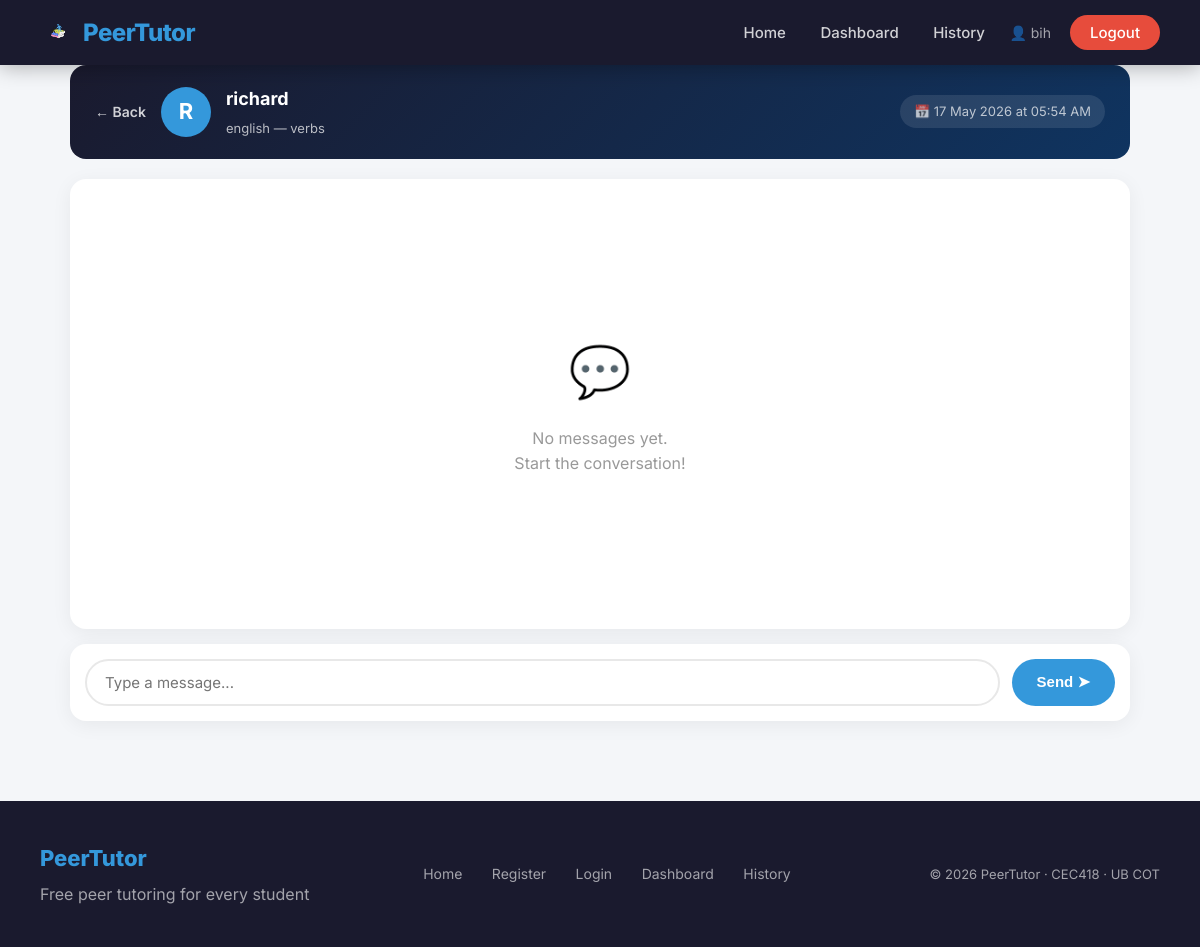
The app's page /chat/1 (signed in) with its own data.
### app/models.py (models this page shows, shortened)
class User(db.Model, UserMixin):
    id = db.Column(db.Integer, primary_key=True)
    full_name = db.Column(db.String(100), nullable=False)
    email = db.Column(db.String(120), unique=True,
                      nullable=False)
    password = db.Column(db.String(200), nullable=False)
    role = db.Column(db.String(10), nullable=False)
    created_at = db.Column(db.DateTime,
                           default=datetime.utcnow)
    requests = db.relationship(
        "TutoringRequest",
        foreign_keys="TutoringRequest.student_id",
        backref="student",
        lazy=True
    )
    sessions = db.relationship(
        "Session",
        foreign_keys="Session.tutor_id",
        backref="tutor",
        lazy=True
    )

class TutoringRequest(db.Model):
    id = db.Column(db.Integer, primary_key=True)
    subject = db.Column(db.String(100), nullable=False)
    topic = db.Column(db.String(200), nullable=False)
    description = db.Column(db.Text, nullable=True)
    status = db.Column(db.String(20), default="open")
    created_at = db.Column(db.DateTime,
                           default=datetime.utcnow)
    student_id = db.Column(
        db.Integer,
        db.ForeignKey("user.id"),
        nullable=False
    )

class Session(db.Model):
    id = db.Column(db.Integer, primary_key=True)
    scheduled_time = db.Column(db.DateTime, nullable=False)
    status = db.Column(db.String(20), default="upcoming")
    request_id = db.Column(
        db.Integer,
        db.ForeignKey("tutoring_request.id"),
        nullable=False
    )
    tutor_id = db.Column(
        db.Integer,
        db.ForeignKey("user.id"),
        nullable=False
    )
    created_at = db.Column(db.DateTime,
                           default=datetime.utcnow)
    messages = db.relationship(
        "Message",
        backref="session",
        lazy=True
    )

### app/routes.py (the view, shortened to what this page needs)
@main.route("/chat/<int:session_id>",
            methods=["GET", "POST"])
@login_required
def chat(session_id):
    session = Session.query.get_or_404(session_id)
    tutoring_request = TutoringRequest.query.get(
        session.request_id)
    if (current_user.id != session.tutor_id and
            current_user.id != tutoring_request.student_id):
        flash("You are not allowed in this chat.", "danger")
        return redirect(url_for("main.dashboard"))
    messages = Message.query.filter_by(
        session_id=session_id).order_by(
        Message.timestamp.asc()).all()
    other_user = (
        tutoring_request.student
        if current_user.id == session.tutor_id
        else session.tutor
    )
    return render_template(
        "chat.html",
        session=session,
        messages=messages,
        tutoring_request=tutoring_request,
        other_user=other_user
    )

### app/models.py (called while the page is built)
@login_manager.user_loader
def load_user(user_id):
    return User.query.get(int(user_id))

### app/templates/chat.html (shortened to what this page needs)
{% extends "base.html" %}
{% block styles %}
<link rel="stylesheet"
    href="{{ url_for('static', filename='css/chat.css') }}">
{% endblock %}
{% block content %}
<div class="container">
    <div class="chat-header">
        <a href="/dashboard" class="back-btn">← Back</a>
        <div class="chat-header-info">
            <div class="chat-avatar">
                {{ other_user.full_name[0].upper() }}
            </div>
            <div>
                <h3>{{ other_user.full_name }}</h3>
                <p>{{ tutoring_request.subject }} —
                    {{ tutoring_request.topic }}</p>
            </div>
        </div>
        <div class="session-time">
            📅 {{ session.scheduled_time.strftime(
                '%d %b %Y at %I:%M %p') }}
        </div>
    </div>
    <div class="chat-box" id="chat-box">
        {% if messages %}
            {% for msg in messages %}
            <div class="message
                {% if msg.sender_id == current_user.id %}
                    sent
                {% else %}
                    received
                {% endif %}">
                <div class="message-bubble">
                    {{ msg.content }}
                </div>
                <div class="message-time">
                    {{ msg.timestamp.strftime('%I:%M %p') }}
                    {% if msg.sender_id != current_user.id %}
                    · {{ msg.sender.full_name }}
                    {% endif %}
                </div>
            </div>
            {% endfor %}
        {% else %}
            <div class="no-messages">
                <div style="font-size: 50px;
                    margin-bottom: 15px;">💬</div>
                <p>No messages yet.</p>
                <p>Start the conversation!</p>
            </div>
        {% endif %}
    </div>
    <form method="POST" class="chat-input-form">
        <input
            type="text"
            name="content"
            placeholder="Type a message..."
            autocomplete="off"
            required>
        <button type="submit" class="send-btn">
            Send ➤
        </button>
    </form>
</div>
{% endblock %}

### app/templates/base.html (shortened to what this page needs)
<!DOCTYPE html>
<html lang="en">
<head>
    <link rel="stylesheet"
        href="{{ url_for('static', filename='css/base.css') }}">
    {% block styles %}{% endblock %}
</head>
<body>
    <nav>
        <a href="/" class="logo">
            <img src="{{ url_for('static',
                filename='images/logo.png') }}"
                alt="PeerTutor Logo"
                style="width: 35px; height: 35px;
                object-fit: contain;">
            PeerTutor
        </a>
        <div class="nav-links">
            <a href="/">Home</a>
            {% if current_user.is_authenticated %}
                {% if current_user.role == "admin" %}
                    <a href="/admin">Dashboard</a>
                {% else %}
                    <a href="/dashboard">Dashboard</a>
                    <a href="/history">History</a>
                {% endif %}
                <span style="color: rgba(255,255,255,0.6);
                    margin-left: 20px; font-size: 14px;">
                    👤 {{ current_user.full_name }}
                </span>
                <a href="/logout" class="btn-nav"
                style="background: #e74c3c;">
                    Logout
                </a>
            {% endif %}
        </div>
    </nav>
    {% block content %}{% endblock %}
    <footer>
        <div>
            <div class="footer-logo">PeerTutor</div>
            <div>Free peer tutoring for every student</div>
        </div>
        <div class="footer-links">
            <a href="/">Home</a>
            <a href="/register">Register</a>
            <a href="/login">Login</a>
            <a href="/dashboard">Dashboard</a>
            <a href="/history">History</a>
        </div>
        <div class="footer-copy">
            © 2026 PeerTutor · CEC418 · UB COT
        </div>
    </footer>
</body>
</html>

### app/static/css/base.css (style rules this page uses)
* { margin: 0; padding: 0; box-sizing: border-box; }
body { font-family: 'Inter', Arial, sans-serif; background-color: #f4f6f9; color: #333; line-height: 1.6; }
nav { background-color: #1a1a2e; padding: 15px 40px; display: flex; justify-content: space-between; align-items: center; position: sticky; top: 0; z-index: 1000; box-shadow: 0 2px 20px rgba(0,0,0,0.3); }
nav .logo { color: #3498db; font-size: 24px; font-weight: 800; text-decoration: none; letter-spacing: -0.5px; display: flex; flex-direction: row; align-items: center; gap: 8px; line-height: 1; }
nav .nav-links a { color: rgba(255,255,255,0.8); text-decoration: none; margin-left: 30px; font-size: 15px; font-weight: 500; transition: color 0.3s ease; }
nav .nav-links .btn-nav { background: #3498db; color: white; padding: 8px 20px; border-radius: 50px; margin-left: 15px; }
.container { max-width: 1100px; margin: 0 auto; padding: 0 20px; }
footer { background: #1a1a2e; color: rgba(255,255,255,0.6); padding: 40px; margin-top: 80px; display: flex; justify-content: space-between; align-items: center; flex-wrap: wrap; gap: 20px; }
footer .footer-logo { color: #3498db; font-size: 22px; font-weight: 800; margin-bottom: 6px; }
footer .footer-links a { color: rgba(255,255,255,0.6); text-decoration: none; margin-right: 25px; font-size: 14px; transition: color 0.3s ease; }
footer .footer-copy { font-size: 13px; }

### app/static/css/chat.css (style rules this page uses)
.chat-header { background: linear-gradient(135deg, #1a1a2e 0%, #0f3460 100%); color: white; padding: 20px 25px; border-radius: 16px; margin-bottom: 20px; display: flex; align-items: center; justify-content: space-between; gap: 15px; }
.chat-header-info { display: flex; align-items: center; gap: 15px; flex: 1; }
.chat-avatar { width: 50px; height: 50px; border-radius: 50%; background: #3498db; display: flex; align-items: center; justify-content: center; font-size: 22px; font-weight: 700; color: white; flex-shrink: 0; }
.chat-header h3 { font-size: 18px; font-weight: 700; margin-bottom: 4px; }
.chat-header p { font-size: 13px; color: rgba(255,255,255,0.7); }
.back-btn { color: rgba(255,255,255,0.8); text-decoration: none; font-size: 14px; font-weight: 600; white-space: nowrap; transition: color 0.3s ease; }
.session-time { font-size: 13px; color: rgba(255,255,255,0.7); white-space: nowrap; background: rgba(255,255,255,0.1); padding: 6px 14px; border-radius: 50px; }
.chat-box { background: white; border-radius: 16px; padding: 25px; height: 450px; overflow-y: auto; margin-bottom: 15px; box-shadow: 0 4px 20px rgba(0,0,0,0.06); display: flex; flex-direction: column; gap: 15px; }
.no-messages { text-align: center; color: #999; margin: auto; padding: 40px; }
.chat-input-form { display: flex; gap: 12px; background: white; padding: 15px; border-radius: 16px; box-shadow: 0 4px 20px rgba(0,0,0,0.06); }
.chat-input-form input { flex: 1; padding: 12px 18px; border: 2px solid #e8e8e8; border-radius: 50px; font-size: 15px; outline: none; font-family: 'Inter', Arial, sans-serif; transition: border-color 0.3s ease; }
.send-btn { background: #3498db; color: white; border: none; padding: 12px 25px; border-radius: 50px; font-size: 15px; font-weight: 600; cursor: pointer; transition: all 0.3s ease; white-space: nowrap; }

### records on screen
User: full_name "bih"
User: full_name "R", full_name "richard"
TutoringRequest: subject "english", topic "verbs"
